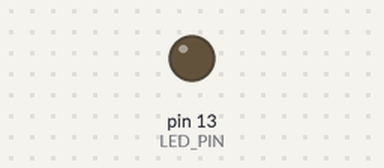
Bench run of a sketch on a simulated Arduino Uno, built with avr-gcc and run on an emulated ATmega328P. On the bench: output pins drawn as LEDs (lit = HIGH).

Above: at 0.15 s.
At 3.4 s:
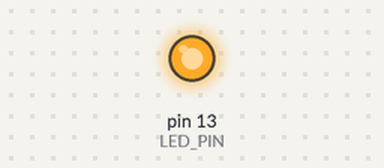
Timing chart, 0 to 6.5 s (numbered marks = the images above):
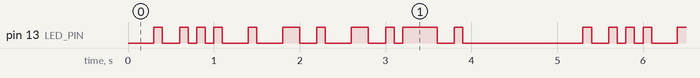

The sketch:

Transmitter.ino
```cpp
#define LED_PIN 13

String message = "HELLO";

void setup() {
  pinMode(LED_PIN, OUTPUT);
}

void sendByte(char data)
{
  for(int i=0;i<8;i++)
  {
    if(bitRead(data,i))
      digitalWrite(LED_PIN,HIGH);
    else
      digitalWrite(LED_PIN,LOW);

    delay(100);
  }
}

void loop()
{
  for(int i=0;i<message.length();i++)
  {
    sendByte(message[i]);
  }

  digitalWrite(LED_PIN,LOW);
  delay(1000);
}
```

Measured:
- by itself, pin 13 (LED_PIN): moves between LOW and HIGH, repeating every 5.0 s
- by itself, everything shown: repeats every 5.0 s, in 22 steps
